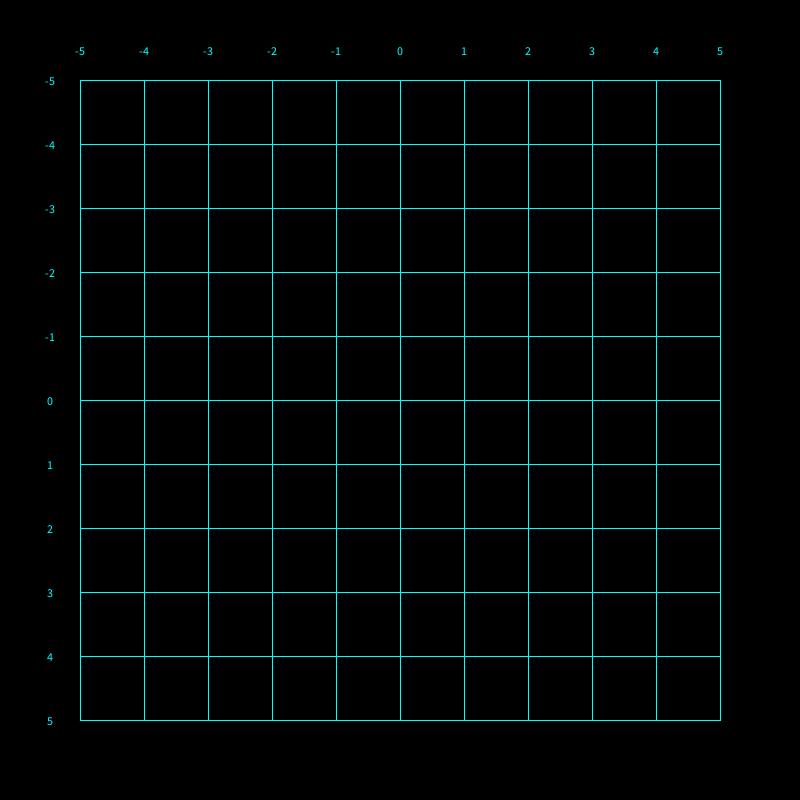
Frame 1 (no input)
Frame 60 (the mouse pressed at the canvas centre just before this capture): identical to frame 1, image omitted
Frame 120 (the mouse held since frame 60 and released just before this capture): identical to frame 1, image omitted

The Processing sketch that drew this single still picture (run headless with seeded random() and noise(); from frame 60 on, the mouse is pressed at the canvas centre):

// Processing sketch: starMap
// ── starMap.pde
//Name Michael Lenghel

ArrayList<Star> stars = new ArrayList<Star>();

void setup()
{
  size(800, 800);
  loadData();
}//end setup

void draw()
{
  background(0);
  drawGrid();
}//end draw

void drawGrid()
{
  float border = width * 0.1f;
  float x, y, lx, ly;
  fill(0, 255, 255);
  stroke(0, 255, 255);
  textAlign(CENTER, CENTER);
  
  for (x = -5; x <= 5; x++)
  {
    lx = map(x, -5.0f, 5.0f, border, width - border);
    line(lx, border, lx, height - border);//x1, y1, x2, y2
    text((int)x, lx , border - 30); //word, x, y
  }//end for
  
   for (y = -5; y <= 5; y++)
  {
    ly = map(y, -5.0f, 5.0f, border, width - border);
    line(border, ly, width - border, ly);//x1, y1, x2, y2
    text((int)y, border - 30 , ly); //word, x, y
  }//end for
}//end drawGrid

void loadData()
{
  
}//end loadData
// ── star.pde
class Star
{
  
}//end star
